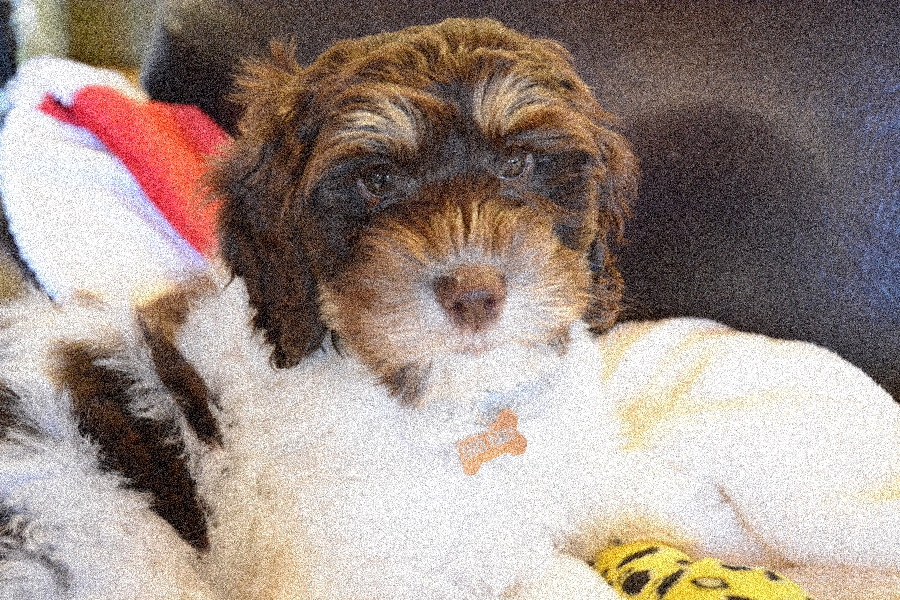
#> input picture Part3/dog_noise50.JPG, 900 x 600 px, found by its file name
$ python spatial_filtering.py
#> lines starting #> are read from the running program, lines starting #| are printed output that depends on the picture; long printed decimals are rounded
'''
Alex Brockman
Part 3 Implementation
'''

import cv2
import numpy as np
import matplotlib.pyplot as plt

# Read image of Ima and resize by 1/4
path = '/Users/Alex/Dropbox/Documents_WakeForest/Junior/CSC 391/Projects/Project #1 - Spatial and Frequency Filtering/VisionLab1/Part3/'
img = cv2.imread(path + 'dog_noise50.JPG')
#> img is the input picture: shape (600, 900, 3); mean B, G, R 136, 143.4, 158.9
small = cv2.resize(img, (0,0), fx=0.25, fy=0.25)
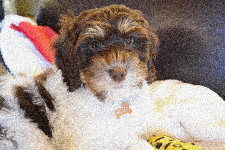
#> small: shape (150, 225, 3); mean B, G, R 136, 143.5, 158.9
windowLen = 3 #default is 3
try:
    windowLen = int(input("Enter a box filter size \n"))
#> the answer given: 100
except ValueError:
    print("Not a number")
w = windowLen

# Create noisy image as g = f + sigma * noise
# with noise scaled by sigma = .2 max(f)/max(noise)
noise = np.random.randn(small.shape[0], small.shape[1])
smallNoisy = np.zeros(small.shape, np.float64)
sigma = 0.2 * small.max()/noise.max()
#> sigma = 13.31
# Color images need noise added to all channels (1, 2 and 3)
if len(small.shape) == 2:
    smallNoisy = small + sigma * noise
else:
    smallNoisy[:, :, 0] = small[:, :, 0] + sigma * noise
    smallNoisy[:, :, 1] = small[:, :, 1] + sigma * noise
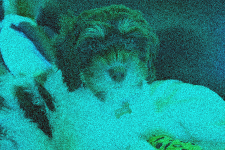
#> smallNoisy: shape (150, 225, 3) float64; mean B, G, R 136, 143.4, 0; drawn with min black and max white
    smallNoisy[:, :, 2] = small[:, :, 2] + sigma * noise
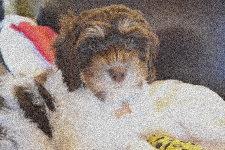
#> smallNoisy: shape (150, 225, 3) float64; mean B, G, R 136, 143.4, 158.9; drawn with min black and max white

# Calculate the index of the middle column in the image
col = int(smallNoisy.shape[1]/2)
#> col = 112
# Obtain the image data for this column
colData = smallNoisy[0:smallNoisy.shape[0], col, 0]
#> colData = 150 values, max 272.6 at index 132, min 17.08 at index 50, mean 139.6

# Plot the column data as a stem plot of xvalues vs colData
xvalues = np.linspace(0, len(colData) - 1, len(colData))
#> xvalues = 150 values from 0 to 149
markerline, stemlines, baseline = plt.stem(xvalues, colData, 'b')
plt.setp(markerline, 'markerfacecolor', 'b')
plt.setp(baseline, 'color', 'r', 'linewidth', 0.5)
plt.title('Pre Filter')
plt.show()
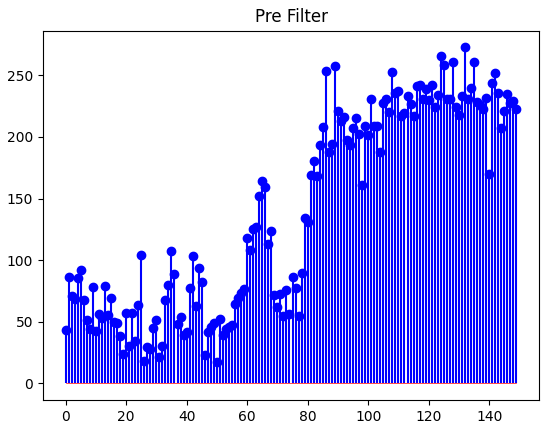
#> figure drawn by matplotlib, 1 panel; curve peaks at x = 132, y = 272.6

# Create a 1-D filter of length 6: [1/6, 1/6, 1/6] and apply to column data before displaying it
w = np.ones(windowLen, 'd')  # vector of ones
w = w / w.sum()
y = np.convolve(w, colData, mode='valid')
#> y = 51 values from 94.16 to 180.5

# Plot the filtered column data as a stem plot
xvalues = np.linspace(0, len(y)-1, len(y))
#> xvalues = 51 values from 0 to 50
markerline, stemlines, baseline = plt.stem(xvalues, y, 'g')
plt.setp(markerline, 'markerfacecolor', 'g')
plt.setp(baseline, 'color','r', 'linewidth', 0.5)
plt.title('Post Filter')
plt.show()
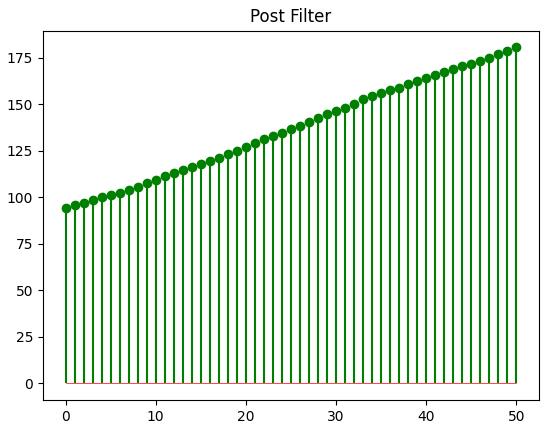
#> figure drawn by matplotlib, 1 panel; curve peaks at x = 50, y = 180.5

# Create a 2-D box filter of size 6 x 6 and scale so that sum adds up to 1
w = np.ones((windowLen, windowLen), np.float32)
w = w / w.sum()
noised = np.zeros(smallNoisy.shape, np.float64)  # array for Noised image
# Apply the filter to each channel
noised[:, :, 0] = cv2.filter2D(smallNoisy[:, :, 0], -1, w)
noised[:, :, 1] = cv2.filter2D(smallNoisy[:, :, 1], -1, w)
noised[:, :, 2] = cv2.filter2D(smallNoisy[:, :, 2], -1, w)
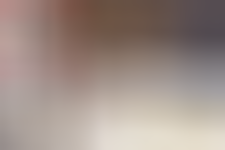
#> noised: shape (150, 225, 3) float64; mean B, G, R 135.8, 143.2, 158.8

print(noised.min())
#| 63.442
print(noised.max())
#| 231.342

#Show original image
cv2.imshow("Dog", small)
cv2.waitKey(0)
cv2.destroyAllWindows()

#Show spatial filter
noised = noised / smallNoisy.max()  # scale to [min/max, 1]
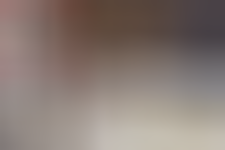
#> noised: shape (150, 225, 3) float64; mean B, G, R 0.458, 0.483, 0.536
noised = noised * 255 # scale to [min/max*255, 255]
cv2.imshow('Spatial Filter', noised.astype(np.uint8))
cv2.waitKey(0)
cv2.destroyAllWindows()

#Save images in folder
cv2.imwrite(path + 'prefilter_dog.jpg', small)
print("Pre Filtered photo saved!")
cv2.imwrite(path + 'spatialfilter_dog.jpg', smallNoisy)
print("Spatial Filtered photo saved!")

#Gaussian Blur
#> (the run stopped early here; a loop or call above may not have finished)
